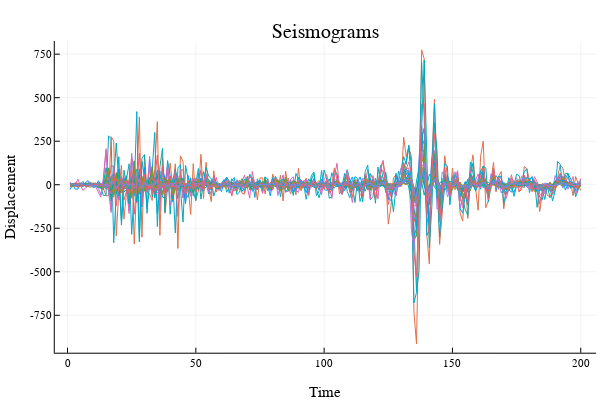

Notebook cell for this chart:
### Markdown cell above
First let us load our data. We'll then plot all the seismograms together, just to demonstrate their similarity. This graph is useless for anything else, although it has a certain asthetic appeal.

### Code cell
seismograms = matread("C:/Users/Ryan's PC/github/math322-inverse-theory/seismograms.mat.mat")["seismograms"]
# I assume the format of the data is that each row is single seismogram.
# Each value is a displacement  and they are ordered chronoloigcally over some timescale?

"""
Plots the seismogram matrix such that all the seismograms are overlaid.
"""
function plotSeismogramMatrix(S::Matrix)::Plots.Plot
    # Setup a variable to store the plots
    p = plot(legend=false, xlabel="Time", ylabel="Displacement", title="Seismograms") # I don't know what the units are
    # Loop over all the seismograms
    for row in 1:size(S)[1]
        p = plot!(S[row,:])
    end
    return p
end

plotSeismogramMatrix(seismograms)

### Figure 1 — Plotly figure (JSON) as saved in the notebook; plotly's stock layout.template omitted (floating-point values rounded to 4 significant figures; data arrays with more than 128 entries replaced by an {"elided": "..."} marker saying what was removed)
{"data": [{"xaxis": "x", "colorbar": {"title": ""}, "yaxis": "y", "x": {"elided": "200 int values"}, "showlegend": true, "mode": "lines", "name": "y1", "zmin": null, "legendgroup": "y1", "zmax": null, "line": {"color": "rgba(0, 154, 250, 1.000)", "shape": "linear", "dash": "solid", "width": 1}, "y": {"elided": "200 float values"}, "type": "scatter"}, {"xaxis": "x", "colorbar": {"title": ""}, "yaxis": "y", "x": {"elided": "200 int values"}, "showlegend": true, "mode": "lines", "name": "y2", "zmin": null, "legendgroup": "y2", "zmax": null, "line": {"color": "rgba(227, 111, 71, 1.000)", "shape": "linear", "dash": "solid", "width": 1}, "y": {"elided": "200 float values"}, "type": "scatter"}, {"xaxis": "x", "colorbar": {"title": ""}, "yaxis": "y", "x": {"elided": "200 int values"}, "showlegend": true, "mode": "lines", "name": "y3", "zmin": null, "legendgroup": "y3", "zmax": null, "line": {"color": "rgba(62, 164, 78, 1.000)", "shape": "linear", "dash": "solid", "width": 1}, "y": {"elided": "200 float values"}, "type": "scatter"}, {"xaxis": "x", "colorbar": {"title": ""}, "yaxis": "y", "x": {"elided": "200 int values"}, "showlegend": true, "mode": "lines", "name": "y4", "zmin": null, "legendgroup": "y4", "zmax": null, "line": {"color": "rgba(195, 113, 210, 1.000)", "shape": "linear", "dash": "solid", "width": 1}, "y": {"elided": "200 float values"}, "type": "scatter"}, {"xaxis": "x", "colorbar": {"title": ""}, "yaxis": "y", "x": {"elided": "200 int values"}, "showlegend": true, "mode": "lines", "name": "y5", "zmin": null, "legendgroup": "y5", "zmax": null, "line": {"color": "rgba(172, 142, 24, 1.000)", "shape": "linear", "dash": "solid", "width": 1}, "y": {"elided": "200 float values"}, "type": "scatter"}, {"xaxis": "x", "colorbar": {"title": ""}, "yaxis": "y", "x": {"elided": "200 int values"}, "showlegend": true, "mode": "lines", "name": "y6", "zmin": null, "legendgroup": "y6", "zmax": null, "line": {"color": "rgba(0, 170, 174, 1.000)", "shape": "linear", "dash": "solid", "width": 1}, "y": {"elided": "200 float values"}, "type": "scatter"}, {"xaxis": "x", "colorbar": {"title": ""}, "yaxis": "y", "x": {"elided": "200 int values"}, "showlegend": true, "mode": "lines", "name": "y7", "zmin": null, "legendgroup": "y7", "zmax": null, "line": {"color": "rgba(237, 94, 147, 1.000)", "shape": "linear", "dash": "solid", "width": 1}, "y": {"elided": "200 float values"}, "type": "scatter"}, {"xaxis": "x", "colorbar": {"title": ""}, "yaxis": "y", "x": {"elided": "200 int values"}, "showlegend": true, "mode": "lines", "name": "y8", "zmin": null, "legendgroup": "y8", "zmax": null, "line": {"color": "rgba(198, 130, 37, 1.000)", "shape": "linear", "dash": "solid", "width": 1}, "y": {"elided": "200 float values"}, "type": "scatter"}, {"xaxis": "x", "colorbar": {"title": ""}, "yaxis": "y", "x": {"elided": "200 int values"}, "showlegend": true, "mode": "lines", "name": "y9", "zmin": null, "legendgroup": "y9", "zmax": null, "line": {"color": "rgba(0, 169, 141, 1.000)", "shape": "linear", "dash": "solid", "width": 1}, "y": {"elided": "200 float values"}, "type": "scatter"}, {"xaxis": "x", "colorbar": {"title": ""}, "yaxis": "y", "x": {"elided": "200 int values"}, "showlegend": true, "mode": "lines", "name": "y10", "zmin": null, "legendgroup": "y10", "zmax": null, "line": {"color": "rgba(142, 151, 30, 1.000)", "shape": "linear", "dash": "solid", "width": 1}, "y": {"elided": "200 float values"}, "type": "scatter"}, {"xaxis": "x", "colorbar": {"title": ""}, "yaxis": "y", "x": {"elided": "200 int values"}, "showlegend": true, "mode": "lines", "name": "y11", "zmin": null, "legendgroup": "y11", "zmax": null, "line": {"color": "rgba(0, 169, 204, 1.000)", "shape": "linear", "dash": "solid", "width": 1}, "y": {"elided": "200 float values"}, "type": "scatter"}, {"xaxis": "x", "colorbar": {"title": ""}, "yaxis": "y", "x": {"elided": "200 int values"}, "showlegend": true, "mode": "lines", "name": "y12", "zmin": null, "legendgroup": "y12", "zmax": null, "line": {"color": "rgba(155, 127, 233, 1.000)", "shape": "linear", "dash": "solid", "width": 1}, "y": {"elided": "200 float values"}, "type": "scatter"}, {"xaxis": "x", "colorbar": {"title": ""}, "yaxis": "y", "x": {"elided": "200 int values"}, "showlegend": true, "mode": "lines", "name": "y13", "zmin": null, "legendgroup": "y13", "zmax": null, "line": {"color": "rgba(97, 141, 246, 1.000)", "shape": "linear", "dash": "solid", "width": 1}, "y": {"elided": "200 float values"}, "type": "scatter"}, {"xaxis": "x", "colorbar": {"title": ""}, "yaxis": "y", "x": {"elided": "200 int values"}, "showlegend": true, "mode": "lines", "name": "y14", "zmin": null, "legendgroup": "y14", "zmax": null, "line": {"color": "rgba(240, 96, 115, 1.000)", "shape": "linear", "dash": "solid", "width": 1}, "y": {"elided": "200 float values"}, "type": "scatter"}, {"xaxis": "x", "colorbar": {"title": ""}, "yaxis": "y", "x": {"elided": "200 int values"}, "showlegend": true, "mode": "lines", "name": "y15", "zmin": null, "legendgroup": "y15", "zmax": null, "line": {"color": "rgba(221, 101, 182, 1.000)", "shape": "linear", "dash": "solid", "width": 1}, "y": {"elided": "200 float values"}, "type": "scatter"}, {"xaxis": "x", "colorbar": {"title": ""}, "yaxis": "y", "x": {"elided": "200 int values"}, "showlegend": true, "mode": "lines", "name": "y16", "zmin": null, "legendgroup": "y16", "zmax": null, "line": {"color": "rgba(108, 159, 51, 1.000)", "shape": "linear", "dash": "solid", "width": 1}, "y": {"elided": "200 float values"}, "type": "scatter"}, {"xaxis": "x", "colorbar": {"title": ""}, "yaxis": "y", "x": {"elided": "200 int values"}, "showlegend": true, "mode": "lines", "name": "y17", "zmin": null, "legendgroup": "y17", "zmax": null, "line": {"color": "rgba(0, 154, 250, 1.000)", "shape": "linear", "dash": "solid", "width": 1}, "y": {"elided": "200 float values"}, "type": "scatter"}, {"xaxis": "x", "colorbar": {"title": ""}, "yaxis": "y", "x": {"elided": "200 int values"}, "showlegend": true, "mode": "lines", "name": "y18", "zmin": null, "legendgroup": "y18", "zmax": null, "line": {"color": "rgba(227, 111, 71, 1.000)", "shape": "linear", "dash": "solid", "width": 1}, "y": {"elided": "200 float values"}, "type": "scatter"}, {"xaxis": "x", "colorbar": {"title": ""}, "yaxis": "y", "x": {"elided": "200 int values"}, "showlegend": true, "mode": "lines", "name": "y19", "zmin": null, "legendgroup": "y19", "zmax": null, "line": {"color": "rgba(62, 164, 78, 1.000)", "shape": "linear", "dash": "solid", "width": 1}, "y": {"elided": "200 float values"}, "type": "scatter"}, {"xaxis": "x", "colorbar": {"title": ""}, "yaxis": "y", "x": {"elided": "200 int values"}, "showlegend": true, "mode": "lines", "name": "y20", "zmin": null, "legendgroup": "y20", "zmax": null, "line": {"color": "rgba(195, 113, 210, 1.000)", "shape": "linear", "dash": "solid", "width": 1}, "y": {"elided": "200 float values"}, "type": "scatter"}, {"xaxis": "x", "colorbar": {"title": ""}, "yaxis": "y", "x": {"elided": "200 int values"}, "showlegend": true, "mode": "lines", "name": "y21", "zmin": null, "legendgroup": "y21", "zmax": null, "line": {"color": "rgba(172, 142, 24, 1.000)", "shape": "linear", "dash": "solid", "width": 1}, "y": {"elided": "200 float values"}, "type": "scatter"}, {"xaxis": "x", "colorbar": {"title": ""}, "yaxis": "y", "x": {"elided": "200 int values"}, "showlegend": true, "mode": "lines", "name": "y22", "zmin": null, "legendgroup": "y22", "zmax": null, "line": {"color": "rgba(0, 170, 174, 1.000)", "shape": "linear", "dash": "solid", "width": 1}, "y": {"elided": "200 float values"}, "type": "scatter"}, {"xaxis": "x", "colorbar": {"title": ""}, "yaxis": "y", "x": {"elided": "200 int values"}, "showlegend": true, "mode": "lines", "name": "y23", "zmin": null, "legendgroup": "y23", "zmax": null, "line": {"color": "rgba(237, 94, 147, 1.000)", "shape": "linear", "dash": "solid", "width": 1}, "y": {"elided": "200 float values"}, "type": "scatter"}, {"xaxis": "x", "colorbar": {"title": ""}, "yaxis": "y", "x": {"elided": "200 int values"}, "showlegend": true, "mode": "lines", "name": "y24", "zmin": null, "legendgroup": "y24", "zmax": null, "line": {"color": "rgba(198, 130, 37, 1.000)", "shape": "linear", "dash": "solid", "width": 1}, "y": {"elided": "200 float values"}, "type": "scatter"}, {"xaxis": "x", "colorbar": {"title": ""}, "yaxis": "y", "x": {"elided": "200 int values"}, "showlegend": true, "mode": "lines", "name": "y25", "zmin": null, "legendgroup": "y25", "zmax": null, "line": {"color": "rgba(0, 169, 141, 1.000)", "shape": "linear", "dash": "solid", "width": 1}, "y": {"elided": "200 float values"}, "type": "scatter"}, {"xaxis": "x", "colorbar": {"title": ""}, "yaxis": "y", "x": {"elided": "200 int values"}, "showlegend": true, "mode": "lines", "name": "y26", "zmin": null, "legendgroup": "y26", "zmax": null, "line": {"color": "rgba(142, 151, 30, 1.000)", "shape": "linear", "dash": "solid", "width": 1}, "y": {"elided": "200 float values"}, "type": "scatter"}, {"xaxis": "x", "colorbar": {"title": ""}, "yaxis": "y", "x": {"elided": "200 int values"}, "showlegend": true, "mode": "lines", "name": "y27", "zmin": null, "legendgroup": "y27", "zmax": null, "line": {"color": "rgba(0, 169, 204, 1.000)", "shape": "linear", "dash": "solid", "width": 1}, "y": {"elided": "200 float values"}, "type": "scatter"}, {"xaxis": "x", "colorbar": {"title": ""}, "yaxis": "y", "x": {"elided": "200 int values"}, "showlegend": true, "mode": "lines", "name": "y28", "zmin": null, "legendgroup": "y28", "zmax": null, "line": {"color": "rgba(155, 127, 233, 1.000)", "shape": "linear", "dash": "solid", "width": 1}, "y": {"elided": "200 float values"}, "type": "scatter"}, {"xaxis": "x", "colorbar": {"title": ""}, "yaxis": "y", "x": {"elided": "200 int values"}, "showlegend": true, "mode": "lines", "name": "y29", "zmin": null, "legendgroup": "y29", "zmax": null, "line": {"color": "rgba(97, 141, 246, 1.000)", "shape": "linear", "dash": "solid", "width": 1}, "y": {"elided": "200 float values"}, "type": "scatter"}, {"xaxis": "x", "colorbar": {"title": ""}, "yaxis": "y", "x": {"elided": "200 int values"}, "showlegend": true, "mode": "lines", "name": "y30", "zmin": null, "legendgroup": "y30", "zmax": null, "line": {"color": "rgba(240, 96, 115, 1.000)", "shape": "linear", "dash": "solid", "width": 1}, "y": {"elided": "200 float values"}, "type": "scatter"}], "layout": {"showlegend": false, "xaxis": {"showticklabels": true, "gridwidth": 0.5, "tickvals": [0, 50, 100, 150, 200], "range": [-4.97, 206.0], "domain": [0.09128, 0.9934], "mirror": false, "tickangle": 0, "showline": true, "ticktext": ["0", "50", "100", "150", "200"], "zeroline": false, "tickfont": {"color": "rgba(0, 0, 0, 1.000)", "family": "sans-serif", "size": 11}, "zerolinecolor": "rgba(0, 0, 0, 1.000)", "anchor": "y", "visible": true, "ticks": "inside", "tickmode": "array", "linecolor": "rgba(0, 0, 0, 1.000)", "showgrid": true, "title": "Time", "gridcolor": "rgba(0, 0, 0, 0.100)", "titlefont": {"color": "rgba(0, 0, 0, 1.000)", "family": "sans-serif", "size": 15}, "tickcolor": "rgb(0, 0, 0)", "type": "-"}, "paper_bgcolor": "rgba(255, 255, 255, 1.000)", "annotations": [{"yanchor": "top", "xanchor": "center", "rotation": 0, "y": 1, "font": {"color": "rgba(0, 0, 0, 1.000)", "family": "sans-serif", "size": 20}, "yref": "paper", "showarrow": false, "text": "Seismograms", "xref": "paper", "x": 0.5424}], "height": 400, "margin": {"l": 0, "b": 20, "r": 0, "t": 20}, "plot_bgcolor": "rgba(255, 255, 255, 1.000)", "yaxis": {"showticklabels": true, "gridwidth": 0.5, "tickvals": [-750, -500, -250, 0, 250, 500, 750], "range": [-965.0, 825.4], "domain": [0.07581, 0.9415], "mirror": false, "tickangle": 0, "showline": true, "ticktext": ["-750", "-500", "-250", "0", "250", "500", "750"], "zeroline": false, "tickfont": {"color": "rgba(0, 0, 0, 1.000)", "family": "sans-serif", "size": 11}, "zerolinecolor": "rgba(0, 0, 0, 1.000)", "anchor": "x", "visible": true, "ticks": "inside", "tickmode": "array", "linecolor": "rgba(0, 0, 0, 1.000)", "showgrid": true, "title": "Displacement", "gridcolor": "rgba(0, 0, 0, 0.100)", "titlefont": {"color": "rgba(0, 0, 0, 1.000)", "family": "sans-serif", "size": 15}, "tickcolor": "rgb(0, 0, 0)", "type": "-"}, "width": 600}}
